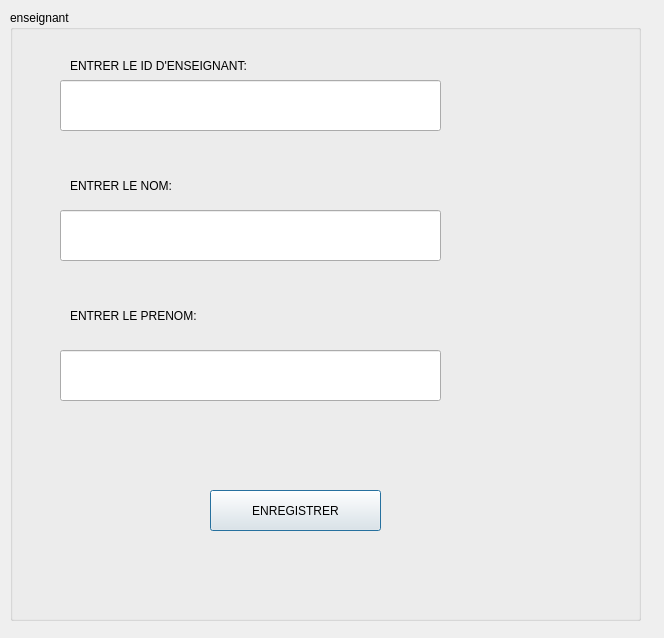
<?xml version="1.0" encoding="UTF-8"?>
<ui version="4.0">
 <class>enseignantDialog</class>
 <widget class="QDialog" name="enseignantDialog">
  <property name="geometry">
   <rect>
    <x>0</x>
    <y>0</y>
    <width>664</width>
    <height>638</height>
   </rect>
  </property>
  <property name="windowTitle">
   <string>Dialog</string>
  </property>
  <widget class="QGroupBox" name="groupBox">
   <property name="geometry">
    <rect>
     <x>10</x>
     <y>10</y>
     <width>631</width>
     <height>611</height>
    </rect>
   </property>
   <property name="title">
    <string>enseignant</string>
   </property>
   <widget class="QPushButton" name="pushButton">
    <property name="geometry">
     <rect>
      <x>200</x>
      <y>480</y>
      <width>171</width>
      <height>41</height>
     </rect>
    </property>
    <property name="text">
     <string>ENREGISTRER</string>
    </property>
   </widget>
   <widget class="QLabel" name="label">
    <property name="geometry">
     <rect>
      <x>60</x>
      <y>40</y>
      <width>431</width>
      <height>31</height>
     </rect>
    </property>
    <property name="text">
     <string>ENTRER LE ID D'ENSEIGNANT:</string>
    </property>
   </widget>
   <widget class="QLabel" name="label_2">
    <property name="geometry">
     <rect>
      <x>60</x>
      <y>160</y>
      <width>431</width>
      <height>31</height>
     </rect>
    </property>
    <property name="text">
     <string>ENTRER LE NOM:</string>
    </property>
   </widget>
   <widget class="QLabel" name="label_3">
    <property name="geometry">
     <rect>
      <x>60</x>
      <y>290</y>
      <width>431</width>
      <height>31</height>
     </rect>
    </property>
    <property name="text">
     <string>ENTRER LE PRENOM:</string>
    </property>
   </widget>
   <widget class="QLineEdit" name="lineEdit">
    <property name="geometry">
     <rect>
      <x>50</x>
      <y>70</y>
      <width>381</width>
      <height>51</height>
     </rect>
    </property>
   </widget>
   <widget class="QLineEdit" name="lineEdit_2">
    <property name="geometry">
     <rect>
      <x>50</x>
      <y>200</y>
      <width>381</width>
      <height>51</height>
     </rect>
    </property>
   </widget>
   <widget class="QLineEdit" name="lineEdit_3">
    <property name="geometry">
     <rect>
      <x>50</x>
      <y>340</y>
      <width>381</width>
      <height>51</height>
     </rect>
    </property>
   </widget>
   <widget class="QLabel" name="label_5">
    <property name="geometry">
     <rect>
      <x>470</x>
      <y>160</y>
      <width>141</width>
      <height>141</height>
     </rect>
    </property>
    <property name="text">
     <string/>
    </property>
    <property name="pixmap">
     <pixmap>../teacher.png</pixmap>
    </property>
    <property name="scaledContents">
     <bool>true</bool>
    </property>
   </widget>
  </widget>
 </widget>
 <resources/>
 <connections/>
</ui>
